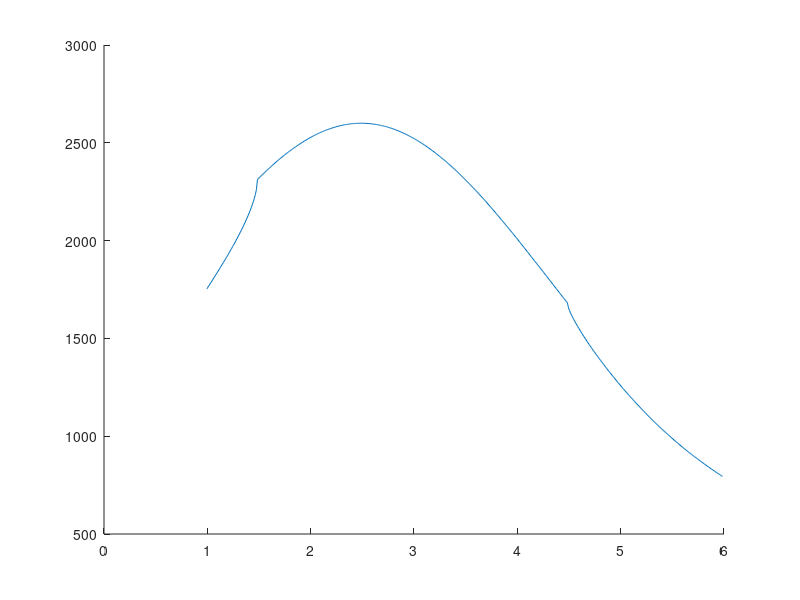

Write the MATLAB code that produced this figure.
% Author: Kevin Whitley
% Date created: 200128

% This function produces a line profile of a septum using an explicit
% 'tilted circle' model.

function improf = septum_model_1D_amp(X0, R, psfFWHM, pixSz, X, bg, amp)

if nargin==0
    X0 = 3;
    R = 1; % [pix]
    ring_grad = 0;
    psfFWHM = 250;
    pixSz = 65;
    sp = .01; % spacing needs to be low enough to prevent problems with discretization (probably <0.5 or so)
    X = 1:sp:6;
    amp = 2000;
    bg = 600;
end

sigma = psfFWHM/2.35/pixSz;

x1 = X(1:end-1) - X0;
x2 = X(2:end) - X0;
% arcl_i = 2*R * real(asin(x1/R)) + (1:length(x1))*ring_grad; % arc length out to axi
arcl_i = 2*R * real(asin(x1/R)); % arc length out to axi
arcl_ip1 = 2*R * real(asin(x2/R)); % arc length out to ax(i+1)

ring_prof = abs(arcl_ip1 - arcl_i); % Delta(arc length)

% ring_prof(abs(x1)>R) = 0;

gpdf_fcn = @(a,x) 1/(a(2)*sqrt(2*pi)) * exp(-(x-a(1)).^2 ./ (2*a(2)^2));
gauss = gpdf_fcn([0 sigma], x1);

ring_prof = conv(ring_prof, gauss, 'same'); % convolve with Gaussian psf
% ring_prof = ring_prof(floor(length(gauss)/2):floor((end-length(gauss)/2))+1); % cut ends (convolution increases length of vector)

ring_prof_scale = ring_prof/max(ring_prof(:));

improf = ring_prof_scale * amp + bg;

if nargin==0
%     figure
    hold on
    halfX = X - (X(2)-X(1))/2;
    plot(halfX(1:end-1), improf)
end